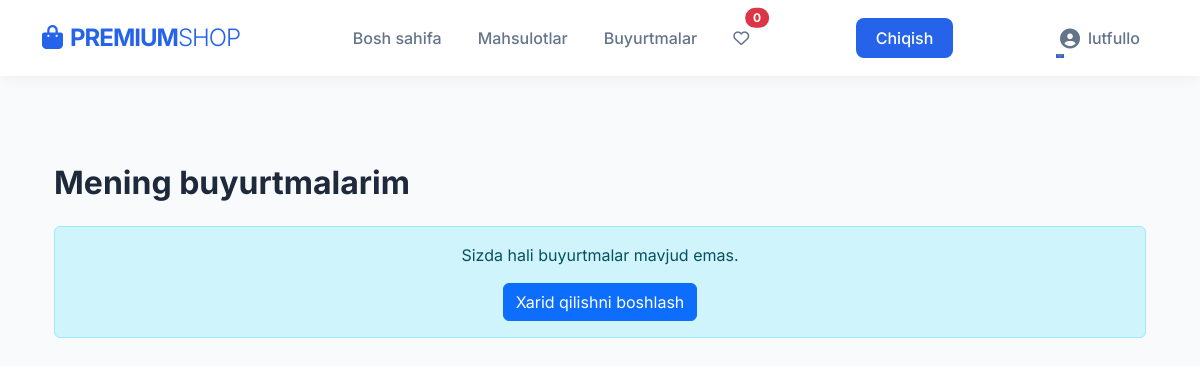
Before: /orders/my-orders/ (signed in) with the older database file.
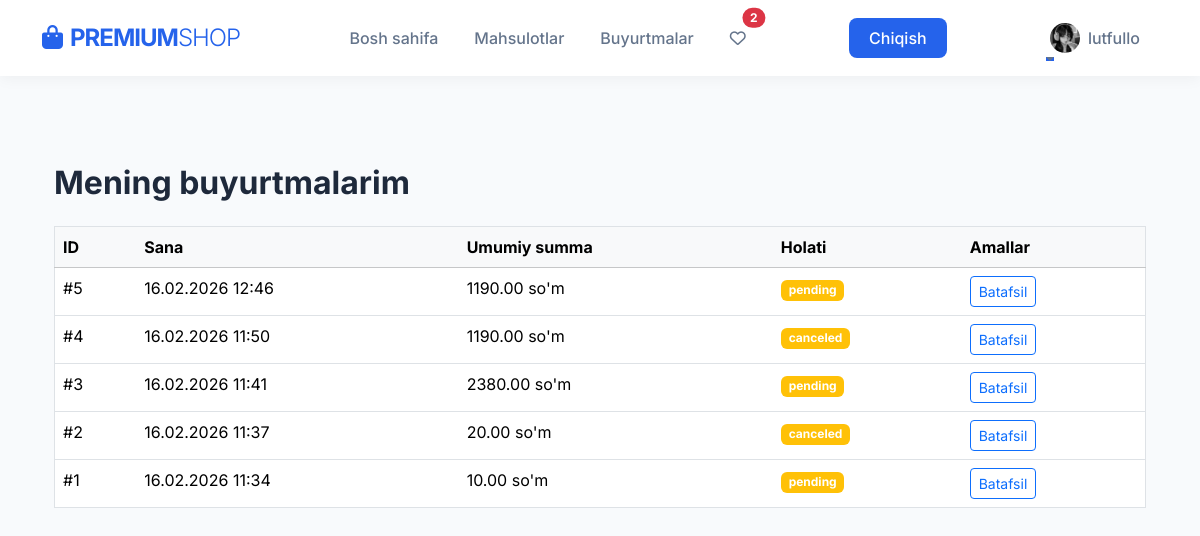
After: the same page with the newer database file.
### users/models.py (models this page shows, shortened)
class User(AbstractUser):
    USER_ROLES = (
        ("admin","Admin"),
        ("user","User"),
        ("seller","Seller")
    )
    phone = models.CharField(max_length=13, null=True, blank=True)
    image = models.ImageField(upload_to="user_images/",null=True, blank=True)
    address = models.CharField(max_length=50, null=True, blank=True)
    age = models.IntegerField(null=True, blank=True)
    balance = models.DecimalField(max_digits=10, decimal_places=2, null=True, blank=True, default=0.00)
    role = models.CharField(max_length=10, choices=USER_ROLES, default="user")

### orders/models.py (models this page shows, shortened)
class Order(models.Model):
    STATUS_CHOICES = (
        ('pending', 'Kutilmoqda'),
        ('canceled', 'Bekor qilindi'),
        ('completed', 'Topshirildi'),
    )
    user = models.ForeignKey(settings.AUTH_USER_MODEL, on_delete=models.CASCADE)
    created_at = models.DateTimeField(auto_now_add=True)
    is_paid = models.BooleanField(default=False)
    status = models.CharField(max_length=20, choices=STATUS_CHOICES, default='pending')
    total_price = models.DecimalField(max_digits=10, decimal_places=2, default=0)

### orders/views.py (the view)
# urls.py: path('my-orders/', OrderListView.as_view(), name='my_orders'),
class OrderListView(LoginRequiredMixin, View):
    def get(self, request):
        orders = Order.objects.filter(user=request.user).order_by('-created_at')
        return render(request, 'order_list.html', {'orders': orders})

### templates/order_list.html (shortened to what this page needs)
{% extends 'base.html' %}
{% block content %}
<div class="container py-5">
    <h2 class="fw-bold mb-4">Mening buyurtmalarim</h2>
    {% if orders %}
        <div class="table-responsive">
            <table class="table table-hover border">
                <thead class="table-light">
                    <tr>
                        <th>ID</th>
                        <th>Sana</th>
                        <th>Umumiy summa</th>
                        <th>Holati</th>
                        <th>Amallar</th>
                    </tr>
                </thead>
                <tbody>
                    {% for order in orders %}
                    <tr>
                        <td>#{{ order.id }}</td>
                        <td>{{ order.created_at|date:"d.m.Y H:i" }}</td>
                        <td>{{ order.total_price }} so'm</td>
                        <td>
                            <span class="badge {% if order.status == 'Completed' %}bg-success{% else %}bg-warning{% endif %}">
                                {{ order.status }}
                            </span>
                        </td>
                        <td>
                            <a href="{% url 'order_detail' order.id %}" class="btn btn-sm btn-outline-primary">
                                 Batafsil
                            </a>
                        </td>
                    </tr>
                    {% endfor %}
                </tbody>
            </table>
        </div>
    {% else %}
        <div class="alert alert-info text-center">
            Sizda hali buyurtmalar mavjud emas.
            <br>
            <a href="{% url 'products' %}" class="btn btn-primary mt-3">Xarid qilishni boshlash</a>
        </div>
    {% endif %}
</div>
{% endblock %}

### templates/base.html (shortened to what this page needs)
<!DOCTYPE html>
{% load static %}
<html lang="uz">
<head>
    <link href="https://cdn.jsdelivr.net/npm/bootstrap@5.3.2/dist/css/bootstrap.min.css" rel="stylesheet">
    <link rel="stylesheet" href="https://cdnjs.cloudflare.com/ajax/libs/font-awesome/6.4.0/css/all.min.css">
</head>
<body>
    <header class="sticky-top">
        <nav class="navbar navbar-expand-lg navbar-light">
            <div class="container">
                <a class="navbar-brand" href="{% url 'home' %}">
                    <i class="fas fa-shopping-bag me-2"></i>PREMIUM<span class="fw-light">SHOP</span>
                </a>
                <div class="collapse navbar-collapse" id="navbarNav">
                    <ul class="navbar-nav mx-auto">
                        <li class="nav-item"><a class="nav-link" href="{% url 'home' %}">Bosh sahifa</a></li>
                        <li class="nav-item"><a class="nav-link" href="{% url 'products' %}">Mahsulotlar</a></li>
                        {% if user.role != 'seller' %}
                        <li class="nav-item"><a class="nav-link" href="{% url 'cart_detail' %}">Buyurtmalar</a></li>
                        {% endif %}
                        {% if user.is_authenticated %}
                        <li>
                            <a href="{% url 'wishlist' %}" class="nav-link position-relative">
                                <i class="far fa-heart"></i>
                                <span class="position-absolute top-0 start-100 translate-middle badge rounded-pill bg-danger">
                                    {{ request.user.wishlist.count }}
                                </span>
                            </a>
                        </li>
                        {% endif %}
                    </ul>
                    <ul class="navbar-nav">
                        <li class="nav-item"><a class="nav-link nav-btn" href="{% url 'logout' %}">Chiqish</a></li>
                    </ul>
                    <ul class="navbar-nav ms-auto">
                        {% if user.is_authenticated %}
                            <li class="nav-item dropdown">
                                <a class="nav-link dropdown-toggle d-flex align-items-center" href="#" id="navbarDropdown" role="button" data-bs-toggle="dropdown" aria-expanded="false">
                                    {% if user.image %}
                                        <img src="{{ user.image.url }}" alt="Profile" class="rounded-circle me-2" style="width: 30px; height: 30px; object-fit: cover;">
                                    {% else %}
                                        <i class="fas fa-user-circle fa-lg me-2"></i>
                                    {% endif %}
                                    {{ user.username }}
                                </a>
                            </li>
                        {% endif %}
                    </ul>
                </div>
            </div>
        </nav>
    </header>
    <main class="container">
        {% block content %}{% endblock %}
    </main>
</body>
</html>

Changed rows visible on the page:
changed User "lutfullo": user.wishlist.count "0" → "2"; image: picture added
added Order: id "5", created_at "16.02.2026 12:46", total_price "1190.00", status "pending"
added Order: id "4", created_at "16.02.2026 11:50", total_price "1190.00", status "canceled"
added Order: id "3", created_at "16.02.2026 11:41", total_price "2380.00", status "pending"
added Order: id "2", created_at "16.02.2026 11:37", total_price "20.00", status "canceled"
added Order: id "1", created_at "16.02.2026 11:34", total_price "10.00", status "pending"
Other visible differences:
text no longer shown: "Sizda hali buyurtmalar mavjud emas. Xarid qilishni boshlash"
text now shown: "ID Sana Umumiy summa Holati Amallar"
